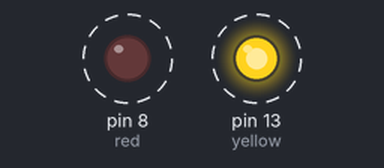
The sketch below on a simulated Arduino Uno, built with avr-gcc and run on an emulated ATmega328P. On the bench: output pins drawn as LEDs (lit = HIGH). Dashed ring = blinking.

Above: at 0.15 s.
Timing chart, 0 to 3.0 s (numbered marks = the images above):
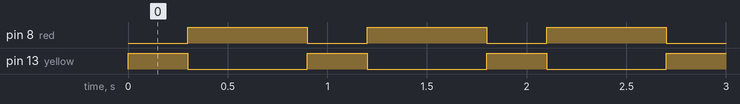

The sketch:

Class1.ino
```cpp
/*void setup()
{
  pinMode(13, OUTPUT);
}

void loop()
{
  digitalWrite(13, HIGH);
  delay(1000); // Wait for 1000 millisecond(s)
  digitalWrite(13, LOW);
  delay(1000); // Wait for 1000 millisecond(s)
}*/
//port 13 in arduino
int yellow = 13;
//port 8 in arduino
int red = 8;
int miliseconds = 300;

void setup(){

  pinMode(yellow, OUTPUT);
  pinMode(red, OUTPUT);

}

void loop(){
  digitalWrite(yellow,HIGH);
  digitalWrite(red,LOW);
  delay(miliseconds);
  digitalWrite(yellow,LOW);
  digitalWrite(red,HIGH);
  delay(miliseconds * 2);
}
```

Measured:
- by itself, pin 8 (red): alternates HIGH for 0.60 s and LOW for 0.30 s
- by itself, pin 13 (yellow): alternates HIGH for 0.30 s and LOW for 0.60 s
